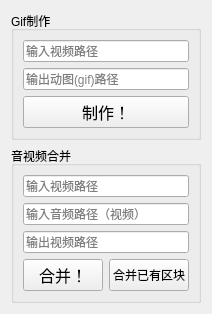
        <widget class="QWidget" name="step_optional">
         <attribute name="title">
          <string> 工具箱 </string>
         </attribute>
         <layout class="QGridLayout" name="gridLayout_19">
          <item row="0" column="0">
           <layout class="QGridLayout" name="gridLayout_16">
            <item row="0" column="0">
             <widget class="QGroupBox" name="GifMaker">
              <property name="title">
               <string>Gif制作</string>
              </property>
              <layout class="QGridLayout" name="gridLayout_25">
               <item row="0" column="0">
                <widget class="MyLineWidget" name="GifInput">
                 <property name="sizePolicy">
                  <sizepolicy hsizetype="Preferred" vsizetype="Preferred">
                   <horstretch>0</horstretch>
                   <verstretch>0</verstretch>
                  </sizepolicy>
                 </property>
                 <property name="dragEnabled">
                  <bool>true</bool>
                 </property>
                 <property name="placeholderText">
                  <string>输入视频路径</string>
                 </property>
                </widget>
               </item>
               <item row="1" column="0">
                <widget class="MyLineWidget" name="GifOutput">
                 <property name="sizePolicy">
                  <sizepolicy hsizetype="Preferred" vsizetype="Preferred">
                   <horstretch>0</horstretch>
                   <verstretch>0</verstretch>
                  </sizepolicy>
                 </property>
                 <property name="dragEnabled">
                  <bool>true</bool>
                 </property>
                 <property name="placeholderText">
                  <string>输出动图(gif)路径</string>
                 </property>
                </widget>
               </item>
               <item row="2" column="0">
                <widget class="QPushButton" name="GifButton">
                 <property name="sizePolicy">
                  <sizepolicy hsizetype="Minimum" vsizetype="Minimum">
                   <horstretch>0</horstretch>
                   <verstretch>0</verstretch>
                  </sizepolicy>
                 </property>
                 <property name="font">
                  <font>
                   <family>Abril Fatface</family>
                   <pointsize>12</pointsize>
                  </font>
                 </property>
                 <property name="text">
                  <string>  制作！  </string>
                 </property>
                </widget>
               </item>
              </layout>
             </widget>
            </item>
            <item row="1" column="0">
             <widget class="QGroupBox" name="VAConcat">
              <property name="title">
               <string>音视频合并</string>
              </property>
              <layout class="QGridLayout" name="gridLayout_26">
               <item row="0" column="0">
                <layout class="QGridLayout" name="gridLayout_17">
                 <item row="0" column="0">
                  <layout class="QVBoxLayout" name="verticalLayout">
                   <item>
                    <widget class="MyLineWidget" name="ConcatInputV">
                     <property name="sizePolicy">
                      <sizepolicy hsizetype="Ignored" vsizetype="Preferred">
                       <horstretch>0</horstretch>
                       <verstretch>0</verstretch>
                      </sizepolicy>
                     </property>
                     <property name="dragEnabled">
                      <bool>true</bool>
                     </property>
                     <property name="placeholderText">
                      <string>输入视频路径</string>
                     </property>
                    </widget>
                   </item>
                   <item>
                    <widget class="MyLineWidget" name="ConcatInputA">
                     <property name="sizePolicy">
                      <sizepolicy hsizetype="Ignored" vsizetype="Preferred">
                       <horstretch>0</horstretch>
                       <verstretch>0</verstretch>
                      </sizepolicy>
                     </property>
                     <property name="dragEnabled">
                      <bool>true</bool>
                     </property>
                     <property name="placeholderText">
                      <string>输入音频路径（视频）</string>
                     </property>
                    </widget>
                   </item>
                   <item>
                    <widget class="MyLineWidget" name="OutputConcat">
                     <property name="sizePolicy">
                      <sizepolicy hsizetype="Ignored" vsizetype="Preferred">
                       <horstretch>0</horstretch>
                       <verstretch>0</verstretch>
                      </sizepolicy>
                     </property>
                     <property name="dragEnabled">
                      <bool>true</bool>
                     </property>
                     <property name="placeholderText">
                      <string>输出视频路径</string>
                     </property>
                    </widget>
                   </item>
                  </layout>
                 </item>
                </layout>
               </item>
               <item row="1" column="0">
                <layout class="QHBoxLayout" name="horizontalLayout_2">
                 <item>
                  <widget class="QPushButton" name="ConcatButton">
                   <property name="sizePolicy">
                    <sizepolicy hsizetype="Minimum" vsizetype="Minimum">
                     <horstretch>0</horstretch>
                     <verstretch>0</verstretch>
                    </sizepolicy>
                   </property>
                   <property name="font">
                    <font>
                     <family>Abril Fatface</family>
                     <pointsize>12</pointsize>
                    </font>
                   </property>
                   <property name="text">
                    <string>  合并！  </string>
                   </property>
                  </widget>
                 </item>
                 <item>
                  <widget class="QPushButton" name="ConcatAllButton">
                   <property name="sizePolicy">
                    <sizepolicy hsizetype="Minimum" vsizetype="Minimum">
                     <horstretch>0</horstretch>
                     <verstretch>0</verstretch>
                    </sizepolicy>
                   </property>
                   <property name="text">
                    <string>合并已有区块</string>
                   </property>
                  </widget>
                 </item>
                </layout>
               </item>
              </layout>
             </widget>
            </item>
           </layout>
          </item>
         </layout>
        </widget>
